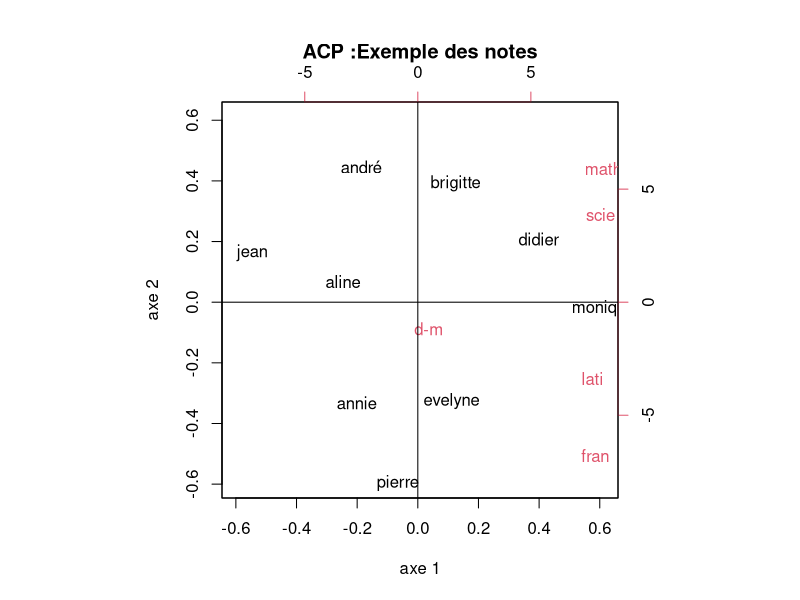
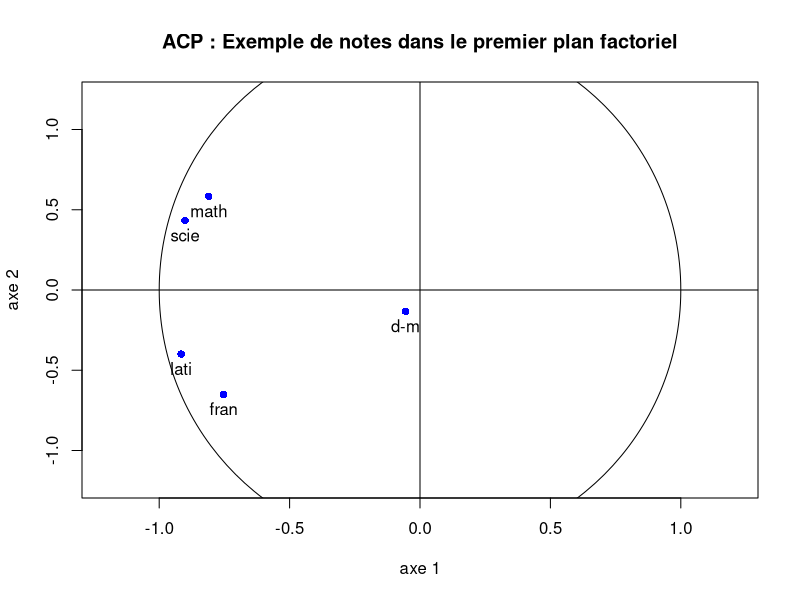
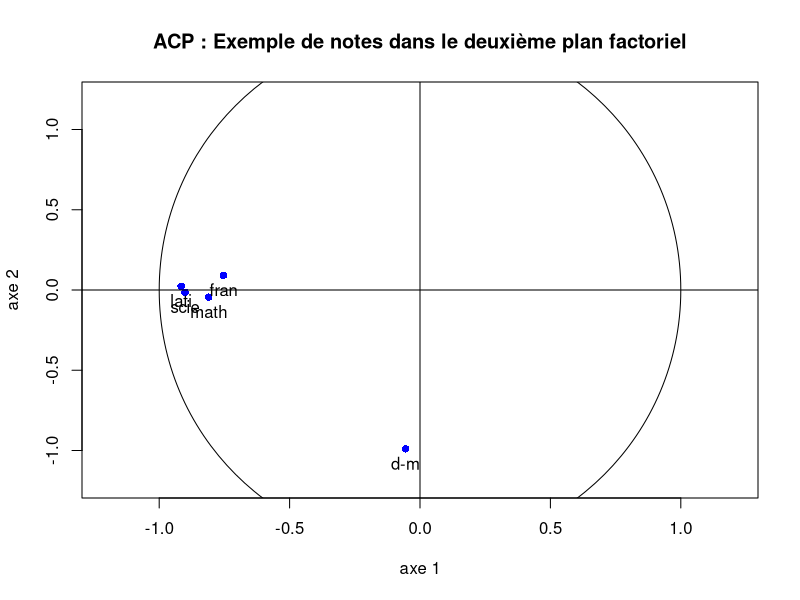

Here is the R script that generated these plots, in order:
M = matrix(c(6.0, 6.0, 5.0, 5.5, 8.0, 8.0, 8.0, 8.0, 8.0, 9.0, 6.0, 7.0, 11.0, 9.5, 11.0,
             14.5, 14.5, 15.5, 15.0, 8.0, 14.0, 14.0, 12.0, 12.5, 10.0, 11.0, 10.0, 5.5, 7.0, 13.0,
             5.5, 7.0, 14.0, 11.5, 10.0,13.0, 12.5, 8.5, 9.5,  12.0, 9.0, 9.5, 12.5, 12.0, 18.0),
           nrow = 9, byrow = T)
rownames(M) = c("jean", "aline", "annie", "monique", "didier",
                "andré", "pierre", "brigitte", "evelyne")
colnames(M) = c("math", "scie", "fran", "lati","d-m")

#centrage
(X <- scale(M, center=T, scale=F))

#Matrice de variance 
(V <- (1/9)*(t(X)%*%X))

#Axes principaux d’inertie
U <- eigen(V)

#valPropre
(ValeursPropres <- U$values)

#vect propres
(VecteursPropres <- U$vectors)

#Comp Princ
(C <- X%*%U$vectors)


RP <- princomp(X)
biplot(RP, ylab = "axe 2", xlab = "axe 1", var.axes = FALSE, main="ACP :Exemple des notes"
)
abline(h=0,v=0)

#Cercle de corrélation
cor <- cor(M, C)


#1er plan
plot(cor, xlab = "axe 1", ylab = "axe 2", xlim = c(-1.2, 1.2), ylim = c(-1.2, 1.2), col = "blue",
     pch=c(16), main="ACP : Exemple de notes dans le premier plan factoriel")
text(cor, pos = 1, labels = c("math", "scie", "fran", "lati","d-m"))
abline(h=0,v=0)
symbols(0, 0, circle = 1, inches = F, add = T)
#2ème plan
cor2 <- cbind(cor[,1], cor[,3])
plot(cor2, xlab = "axe 1", ylab = "axe 2", xlim = c(-1.2, 1.2), ylim = c(-1.2, 1.2),
     col = "blue", pch=c(16), main="ACP : Exemple de notes dans le deuxième plan factoriel")
text(cor2, pos = 1, labels = c("math", "scie", "fran", "lati","d-m"))
abline(h=0,v=0)
symbols(0, 0, circle = 1, inches = F, add = T)

summary(RP)